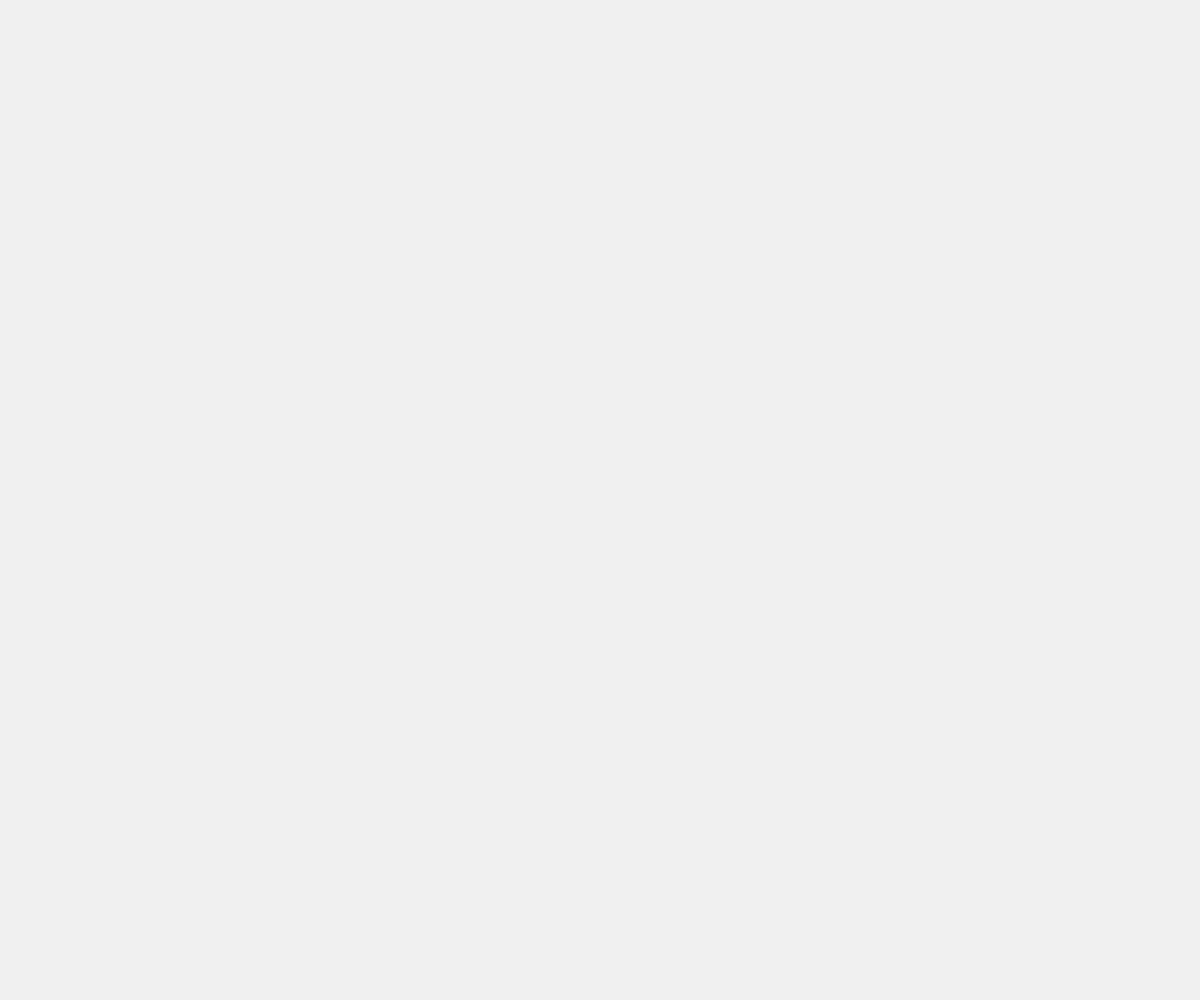
Frame 1 (no input)
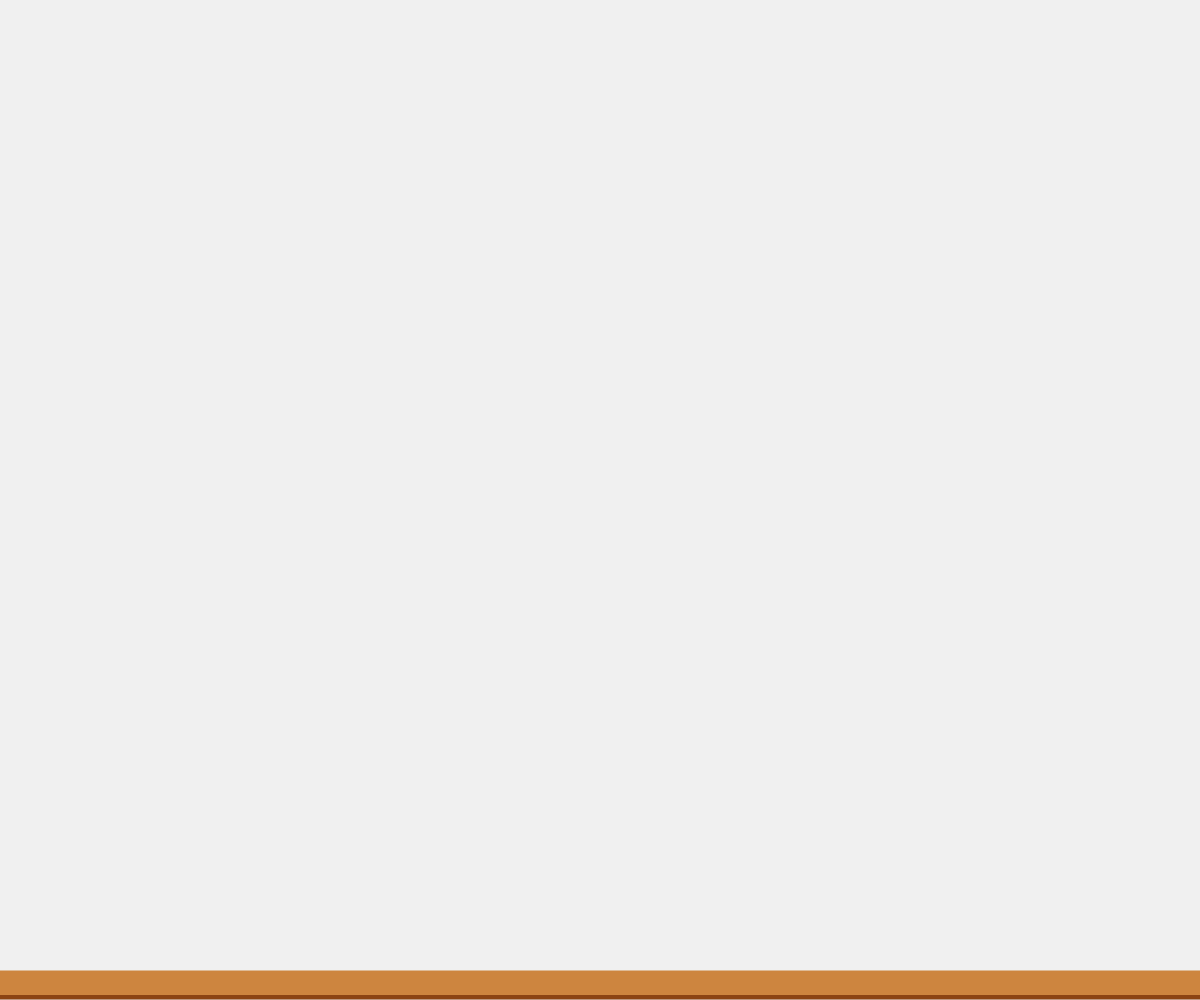
Frame 60 (no input)
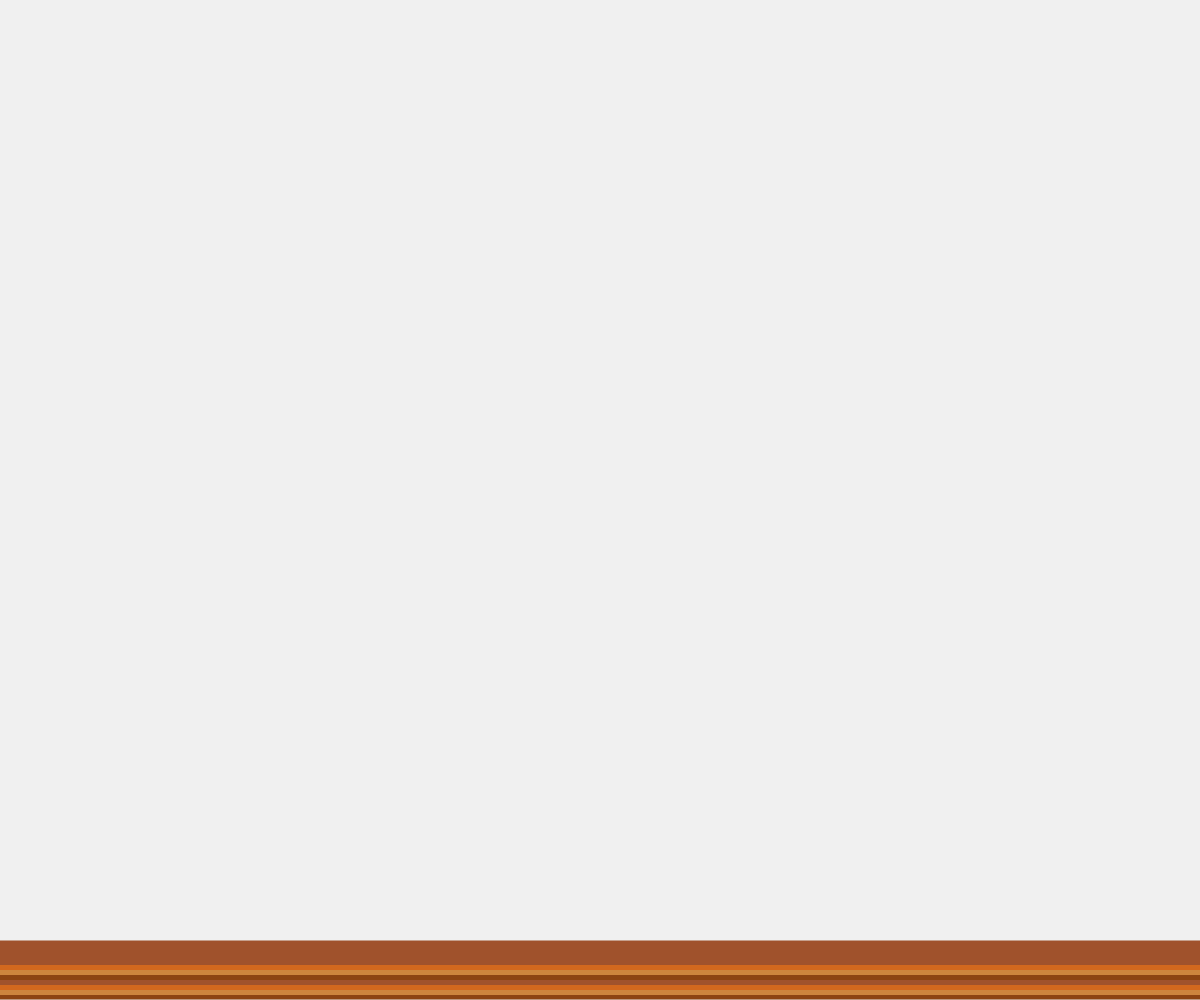
Frame 120 (the mouse pressed at the canvas centre since frame 60)

The p5.js sketch that drew these frames (run headless with seeded random() and noise() and a simulated clock; from frame 60 on, the mouse is pressed at the canvas centre):

// p5.js sketch
// ── sketch.js
let stripeHeight = 20;
let fabricHeight = 0;
let stripes = [];
let colors = ['#8B4513', '#CD853F', '#D2691E', '#A0522D'];

function setup() {
  createCanvas(windowWidth, windowHeight);
  noStroke();
  fabricHeight = 0;
}

function draw() {
  background(240);
  
  // Grow the fabric upward
  fabricHeight += 0.5;
  
  // Draw existing stripes
  for (let i = 0; i < stripes.length; i++) {
    let stripe = stripes[i];
    fill(stripe.color);
    rect(0, stripe.y, width, stripeHeight);
  }
  
  // Add new stripe at the bottom
  if (fabricHeight > stripeHeight) {
    let newY = height - fabricHeight;
    let color = colors[Math.floor(frameCount / 10) % colors.length];
    stripes.push({y: newY, color: color});
    
    // Keep only visible stripes
    while (stripes.length > 0 && stripes[0].y > height) {
      stripes.shift();
    }
  }
}

function windowResized() {
  resizeCanvas(windowWidth, windowHeight);
}
